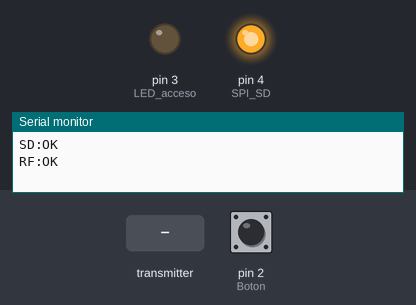
Bench run of a sketch on a simulated Arduino Uno, built with avr-gcc and run on an emulated ATmega328P. Shown: output pins drawn as LEDs (lit = HIGH), the last lines printed to the serial monitor. The inputs (shaded band) are chosen by the test bench; at power-on: pin 2 (Boton) LOW. Storage starts empty; no radio packets arrive unless stated.

Above: at 1.2 s.
1.3 s: the transmitter starts sending ID.0 = 0
At 1.7 s:
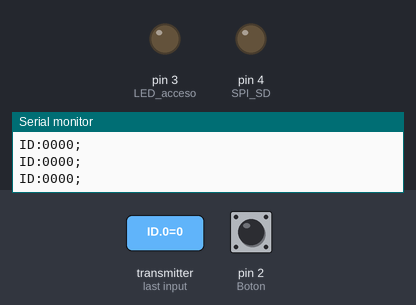
2.8 s: pin 2 (Boton) pulled HIGH for 0.15 s
5.9 s: the transmitter starts sending ID.1 = 255
Timing chart, 0 to 8.9 s (numbered marks = the images above; inputs shaded):
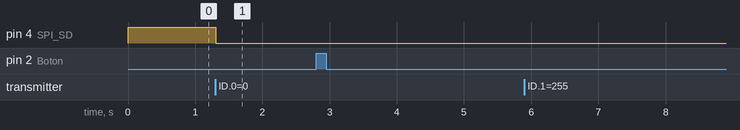

Measured:
- after the input at 1.3 s, pin 4 (SPI_SD): HIGH → LOW at once

The sketch:

TestRFsend.ino
```cpp
#include <SPI.h>
#include <SD.h>
#include "RF24.h"

byte addresses[][6] = {"WinD","WinR","Master"};

bool radioNumber = 1;
RF24 radio(7,8);
bool role = 0;
int button = 0;

struct dataStruct{
  byte ID[4];
  bool access;
}myData;
File myFile;

void setup() {

  Serial.begin(9600);
  pinMode(2,INPUT);         //Boton
  pinMode(3,OUTPUT);        //LED acceso
  pinMode(4,OUTPUT);        //SPI SD
  digitalWrite(3,LOW);
  digitalWrite(4,HIGH);     //Desactivar SPI SD

  if (!SD.begin(4)) {
    Serial.println("SD:ER");
  }else
    Serial.println("SD:OK");

  radio.begin();
  radio.setPALevel(RF24_PA_LOW);
  radio.openWritingPipe(addresses[1]);
  radio.openReadingPipe(1,addresses[0]);
  radio.startListening();
  Serial.println("RF:OK");
}

void loop() {

    if(button>4){
       button=0;
       myData.access = 1;
       radio.stopListening();                                    // First, stop listening so we can talk.
       if (!radio.write( &myData, sizeof(myData) )){
          Serial.println(F("Re:ER;"));
       }
       radio.startListening();                                    // Now, continue listening
       unsigned long started_waiting_at = micros();               // Set up a timeout period, get the current microseconds
       boolean timeout = false;                                   // Set up a variable to indicate if a response was received or not

       while ( ! radio.available() ){                             // While nothing is received
                if (micros() - started_waiting_at > 200000 ){            // If waited longer than 200ms, indicate timeout and exit while loop
                    timeout = true;
                    break;
                }
              }

      if ( timeout ){                                             // Describe the results
          Serial.println(F("TO"));
          delay(2000);
      }else{
                                                                  // Grab the response, compare, and send to debugging spew
          radio.read( &myData, sizeof(myData) );
          unsigned long time = micros();
          // Spew it
          Serial.print(F("Re:OK "));
          myData.access = 0;
          delay(2000);
      }


     }

     else if( radio.available()){
      button = 0;                                                     // Variable for the received timestamp
      while (radio.available()) {                          // While there is data ready
        radio.read( &myData, sizeof(myData) );             // Get the payload
      }
      radio.stopListening();                               // First, stop listening so we can talk
      digitalWrite(7,HIGH);
      digitalWrite(4,LOW);
      delay(1);
      if(myData.ID[0]>0&&myData.ID[1]>0){

          char aux[10];
          char buf[10];
          for ( uint8_t i = 0; i < 4; i++) {  //
              itoa (myData.ID[i],aux+(2*i),16);
          }
          aux[8]=';';
          aux[9]=0;
          myFile = SD.open("Win/Access.txt");
          if (myFile) {
              Serial.println("OP:OK;");
              myData.access = 0;
              while (myFile.available()) {
                myFile.read(buf,9);
                if(strstr(buf,aux) > 0)
                 {
                    myData.access = 1;
                    break;
                 }
              }
            } else {
              Serial.println("OP:ER;");
            }

          myFile.close();
                                          // Increment the float value

          digitalWrite(4,HIGH);
          digitalWrite(7,LOW);
      }else{
          myData.access = 0;
      }
          radio.write( &myData, sizeof(myData) );              // Send the final one back.
          radio.startListening();                              // Now, resume listening so we catch the next packets.
          Serial.print(F("ID"));
          Serial.print(F(":"));
          for ( uint8_t i = 0; i < 4; i++) {  //
                        Serial.print(myData.ID[i], HEX);
                      }
          Serial.println(";");


     }else
      button = button+digitalRead(2);


} // Loop
```
